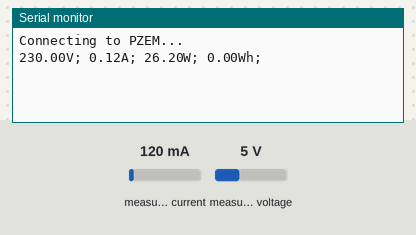
Bench run of a program on a simulated Arduino Uno, built with avr-gcc and run on an emulated ATmega328P. Parts: the last lines printed to the serial monitor. The test bench sets the inputs (shaded band); at power-on: measured current 120 mA, measured voltage 5 V.

Above: at 1.2 s.
1.3 s: measured current set to 40 mA
2.8 s: measured voltage set to 0.3 V
At 4.0 s:
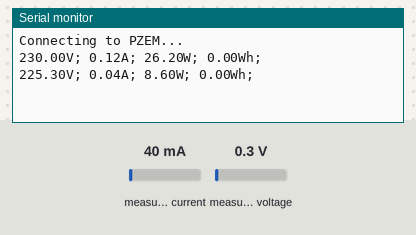
4.3 s: measured current set to 500 mA
At 6.7 s:
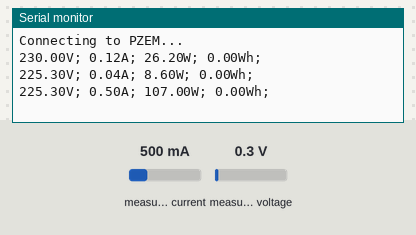
Timing chart, 0 to 8.2 s (numbered marks = the images above; inputs shaded):
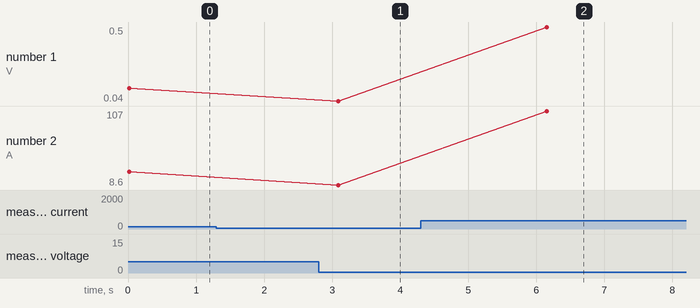

Measured:
- after the input at 2.8 s, the serial monitor: prints a new line after 0.29 s (image 1)
- after the input at 4.3 s, the serial monitor: prints a new line after 1.9 s (image 2)
- plotted number 1: 0.04 → 0.5 after the input at 4.3 s
- plotted number 2: 26.2 → 8.6 after the input at 2.8 s, 8.6 → 107 after the input at 4.3 s

The program:

main.cpp
```cpp
#include <SoftwareSerial.h> // Arduino IDE <1.6.6
#include <PZEM004T.h>

PZEM004T pzem(10,11);  // RX,TX
IPAddress ip(192,168,1,1);

/*
 * PDAControl
 * Documentation PDAControl English:
 * http://pdacontrolen.com/meter-pzem-004t-with-arduino-esp32-esp8266-python-raspberry-pi/
 * Documentacion PDAControl Español:
 * http://pdacontroles.com/medidor-pzem-004t-con-arduino-esp32-esp8266-python-raspberry-pi/
 * Video Tutorial : https://youtu.be/qt32YT_1oH8
 *
 */

void setup() {
   Serial.begin(115200);
   while (true) {
      Serial.println("Connecting to PZEM...");
      if(pzem.setAddress(ip))
        break;
      delay(1000);
   }
}

void loop() {

  float v = pzem.voltage(ip);
  if (v < 0.0) v = 0.0;
   Serial.print(v);Serial.print("V; ");

  float i = pzem.current(ip);
   if(i >= 0.0){ Serial.print(i);Serial.print("A; "); }

  float p = pzem.power(ip);
   if(p >= 0.0){ Serial.print(p);Serial.print("W; "); }

  float e = pzem.energy(ip);
   if(e >= 0.0){ Serial.print(e);Serial.print("Wh; "); }

  Serial.println();

  delay(3000);
}
```
